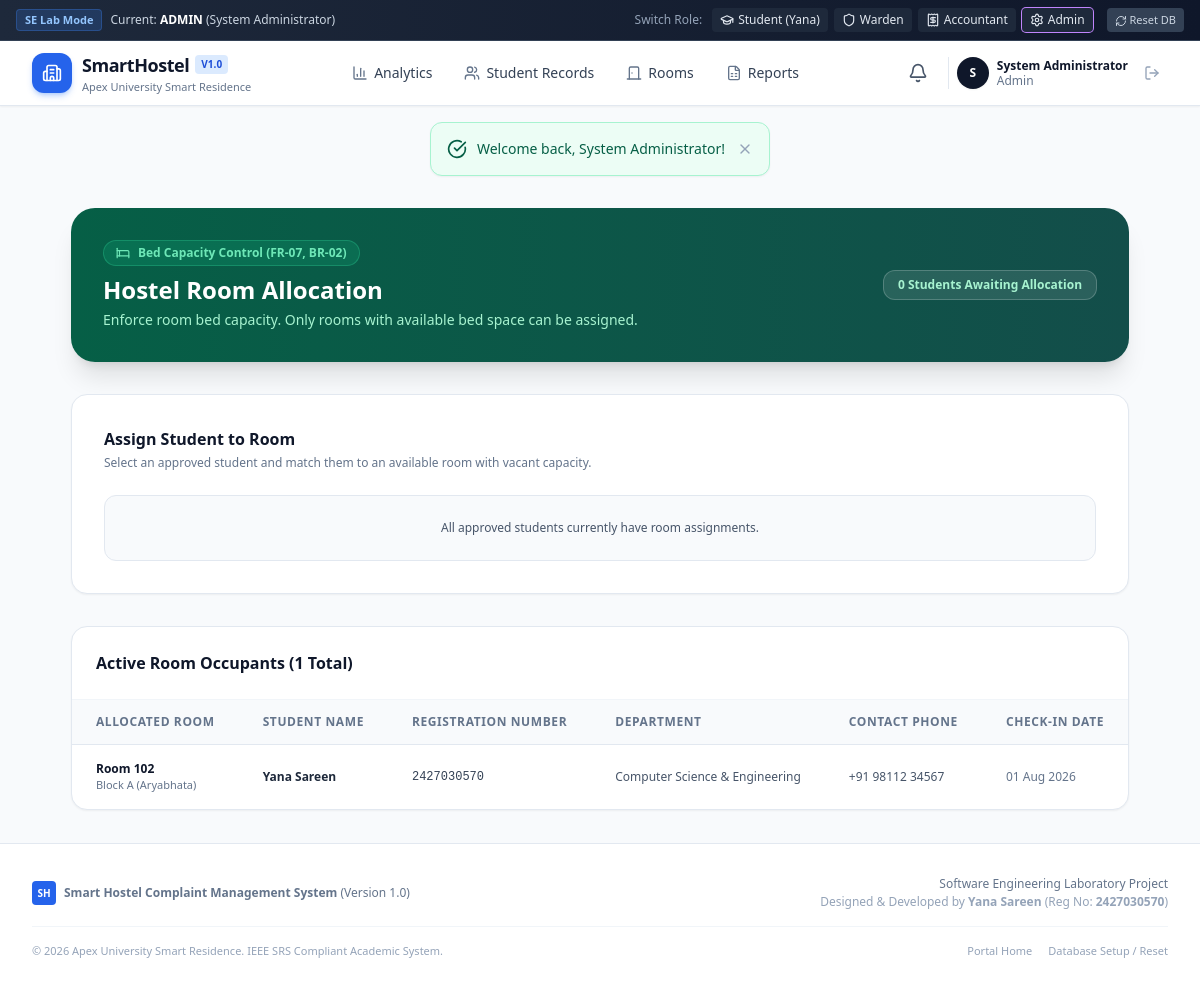
The page /warden_allocation.php (signed in) on the database its author committed.
### tables this page shows
CREATE TABLE `students` (
  `id` INT AUTO_INCREMENT PRIMARY KEY,
  `user_id` INT NOT NULL,
  `reg_no` VARCHAR(50) NOT NULL UNIQUE,
  `room_id` INT DEFAULT NULL,
  `department` VARCHAR(100) NOT NULL,
  `year` VARCHAR(20) NOT NULL DEFAULT '2nd Year',
  `gender` ENUM('Male', 'Female', 'Other') NOT NULL DEFAULT 'Female',
  `emergency_contact` VARCHAR(150) DEFAULT NULL,
  `check_in_date` DATE DEFAULT NULL,
  `check_out_date` DATE DEFAULT NULL,
  `status` VARCHAR(50) NOT NULL DEFAULT 'Active Resident',
  FOREIGN KEY (`user_id`) REFERENCES `users`(`id`) ON DELETE CASCADE,
  FOREIGN KEY (`room_id`) REFERENCES `rooms`(`id`) ON DELETE SET NULL
);

CREATE TABLE `rooms` (
  `id` INT AUTO_INCREMENT PRIMARY KEY,
  `room_number` VARCHAR(20) NOT NULL UNIQUE,
  `block` VARCHAR(50) NOT NULL,
  `floor` INT NOT NULL DEFAULT 1,
  `room_type` VARCHAR(50) NOT NULL DEFAULT 'Double (Non-AC)',
  `capacity` INT NOT NULL DEFAULT 2,
  `occupied_beds` INT NOT NULL DEFAULT 0,
  `fee_per_semester` DECIMAL(10,2) NOT NULL DEFAULT 35000.00,
  `status` ENUM('Available', 'Full', 'Under Maintenance') NOT NULL DEFAULT 'Available',
  `amenities` TEXT DEFAULT NULL,
  `created_at` DATETIME DEFAULT CURRENT_TIMESTAMP
);

CREATE TABLE `users` (
  `id` INT AUTO_INCREMENT PRIMARY KEY,
  `name` VARCHAR(100) NOT NULL,
  `email` VARCHAR(100) NOT NULL UNIQUE,
  `password` VARCHAR(255) NOT NULL,
  `role` ENUM('student', 'warden', 'accountant', 'admin') NOT NULL DEFAULT 'student',
  `phone` VARCHAR(20) DEFAULT NULL,
  `reg_no` VARCHAR(50) DEFAULT NULL,
  `avatar` VARCHAR(255) DEFAULT 'assets/img/default-avatar.png',
  `created_at` DATETIME DEFAULT CURRENT_TIMESTAMP
);

### warden_allocation.php (the view, shortened to what this page needs)
<?php
$db = get_db();
$unallocated_students = $db->query("SELECT s.id, s.reg_no, s.department, u.name as student_name, a.preferred_room_type, a.preferred_block
                                     FROM students s
                                     JOIN users u ON s.user_id = u.id
                                     LEFT JOIN applications a ON s.id = a.student_id AND a.status = 'Approved'
                                     WHERE s.room_id IS NULL")->fetchAll();
$available_rooms = $db->query("SELECT * FROM rooms WHERE status != 'Under Maintenance' AND (capacity - occupied_beds) > 0 ORDER BY block, room_number")->fetchAll();
$allocated_residents = $db->query("SELECT s.*, u.name, u.phone, r.room_number, r.block, r.room_type
                                  FROM students s
                                  JOIN users u ON s.user_id = u.id
                                  JOIN rooms r ON s.room_id = r.id
                                  ORDER BY r.block, r.room_number")->fetchAll();
require_once __DIR__ . '/includes/header.php';
require_once __DIR__ . '/includes/navbar.php';
?>
<div class="max-w-7xl mx-auto px-4 sm:px-6 lg:px-8 py-8 space-y-8">
    <div class="bg-gradient-to-r from-emerald-800 to-teal-900 rounded-3xl p-6 sm:p-8 text-white shadow-xl flex flex-col sm:flex-row sm:items-center justify-between gap-4">
        <div>
            <div class="inline-flex items-center gap-2 px-3 py-1 rounded-full text-xs font-semibold bg-emerald-500/20 text-emerald-300 border border-emerald-400/30 mb-2">
                <i data-lucide="bed" class="w-3.5 h-3.5"></i> Bed Capacity Control (FR-07, BR-02)
            </div>
            <h1 class="text-2xl font-black">Hostel Room Allocation</h1>
            <p class="text-xs sm:text-sm text-emerald-200 mt-1">Enforce room bed capacity. Only rooms with available bed space can be assigned.</p>
        </div>
        <span class="px-3.5 py-1.5 rounded-xl font-bold text-xs bg-white/10 text-emerald-200 border border-white/20">
            <?= count($unallocated_students) ?> Students Awaiting Allocation
        </span>
    </div>
    <div class="bg-white rounded-2xl border border-slate-200 shadow-sm p-6 sm:p-8">
        <h3 class="text-base font-bold text-slate-900 mb-1">Assign Student to Room</h3>
        <p class="text-xs text-slate-500 mb-6">Select an approved student and match them to an available room with vacant capacity.</p>
        <?php if (!empty($unallocated_students) && !empty($available_rooms)): ?>
            <form method="POST" action="warden_allocation.php" class="grid grid-cols-1 sm:grid-cols-3 gap-4 items-end">
                <input type="hidden" name="action" value="allocate_room">
                <div>
                    <label class="block text-xs font-semibold text-slate-700 mb-1.5">Select Approved Student *</label>
                    <select name="student_id" required class="w-full px-3.5 py-2.5 rounded-xl border border-slate-300 text-xs focus:ring-2 focus:ring-emerald-500 bg-white">
                        <?php foreach ($unallocated_students as $us): ?>
                            <option value="<?= $us['id'] ?>">
                                <?= htmlspecialchars($us['student_name']) ?> (<?= htmlspecialchars($us['reg_no']) ?>) - <?= htmlspecialchars($us['department']) ?>
                            </option>
                        <?php endforeach; ?>
                    </select>
                </div>
                <div>
                    <label class="block text-xs font-semibold text-slate-700 mb-1.5">Select Available Room * (BR-02)</label>
                    <select name="room_id" required class="w-full px-3.5 py-2.5 rounded-xl border border-slate-300 text-xs focus:ring-2 focus:ring-emerald-500 bg-white">
                        <?php foreach ($available_rooms as $ar): ?>
                            <?php $vac = $ar['capacity'] - $ar['occupied_beds']; ?>
                            <option value="<?= $ar['id'] ?>">
                                Room <?= htmlspecialchars($ar['room_number']) ?> (<?= htmlspecialchars($ar['block']) ?>) • <?= htmlspecialchars($ar['room_type']) ?> • <?= $vac ?> Bed(s) Free
                            </option>
                        <?php endforeach; ?>
                    </select>
                </div>
                <div>
                    <button type="submit" class="w-full py-2.5 px-4 bg-emerald-600 hover:bg-emerald-700 text-white rounded-xl text-xs font-semibold shadow-sm transition flex items-center justify-center gap-2">
                        <i data-lucide="check" class="w-4 h-4"></i> Complete Room Allocation
                    </button>
                </div>
            </form>
        <?php else: ?>
            <div class="p-6 rounded-xl bg-slate-50 border border-slate-200 text-xs text-slate-600 text-center">
                <?= empty($unallocated_students) ? 'All approved students currently have room assignments.' : 'No rooms currently have vacant beds. Add rooms in Admin section.' ?>
            </div>
        <?php endif; ?>
    </div>
    <div class="bg-white rounded-2xl border border-slate-200 shadow-sm overflow-hidden">
        <div class="p-6 border-b border-slate-100 flex items-center justify-between">
            <h3 class="font-bold text-slate-900 text-base">Active Room Occupants (<?= count($allocated_residents) ?> Total)</h3>
        </div>
        <div class="overflow-x-auto">
            <table class="w-full text-left text-xs text-slate-600">
                <thead class="bg-slate-50 text-slate-500 uppercase tracking-wider font-semibold border-b border-slate-200">
                    <tr>
                        <th class="px-6 py-3.5">Allocated Room</th>
                        <th class="px-6 py-3.5">Student Name</th>
                        <th class="px-6 py-3.5">Registration Number</th>
                        <th class="px-6 py-3.5">Department</th>
                        <th class="px-6 py-3.5">Contact Phone</th>
                        <th class="px-6 py-3.5">Check-In Date</th>
                    </tr>
                </thead>
                <tbody class="divide-y divide-slate-100">
                    <?php foreach ($allocated_residents as $ar): ?>
                        <tr class="hover:bg-slate-50/80 transition">
                            <td class="px-6 py-4 font-bold text-slate-900">
                                Room <?= htmlspecialchars($ar['room_number']) ?>
                                <span class="block text-[11px] text-slate-500 font-normal"><?= htmlspecialchars($ar['block']) ?></span>
                            </td>
                            <td class="px-6 py-4 font-semibold text-slate-800">
                                <?= htmlspecialchars($ar['name']) ?>
                            </td>
                            <td class="px-6 py-4 font-mono text-slate-700">
                                <?= htmlspecialchars($ar['reg_no']) ?>
                            </td>
                            <td class="px-6 py-4">
                                <?= htmlspecialchars($ar['department']) ?>
                            </td>
                            <td class="px-6 py-4">
                                <?= htmlspecialchars($ar['phone']) ?>
                            </td>
                            <td class="px-6 py-4 text-slate-500">
                                <?= $ar['check_in_date'] ? date('d M Y', strtotime($ar['check_in_date'])) : '<span class="text-amber-600">Pending</span>' ?>
                            </td>
                        </tr>
                    <?php endforeach; ?>
                </tbody>
            </table>
        </div>
    </div>
</div>
<?php require_once __DIR__ . '/includes/footer.php'; ?>

### assets/css/styles.css (style rules this page uses)
:root { --primary: #2563eb; --primary-hover: #1d4ed8; --primary-light: #eff6ff; --secondary: #475569; --success: #16a34a; --warning: #f59e0b; --danger: #dc2626; --dark: #0f172a; --card-bg: #ffffff; --border-color: #e2e8f0; }
body { font-family: -apple-system, BlinkMacSystemFont, "Segoe UI", Roboto, "Helvetica Neue", Arial, sans-serif; background-color: #f8fafc; color: #1e293b; min-height: 100vh; display: flex; flex-direction: column; }

### rows shown on the page
students: room.room_number "102", room.block "Block A (Aryabhata)", user.name "Yana Sareen", reg_no "2427030570", department "Computer Science & Engineering", user.phone "+91 98112 34567", check_in_date "01 Aug 2026"

### other values the page prints
$current_role "ADMIN"
$user['name'] "System Administrator"
substr($user['name'] ?? 'U', 0, 1) "S"
$role "Admin"
$flash['message'] "Welcome back, System Administrator!"
count($unallocated_students) "0"
count($allocated_residents) "1"
APP_NAME "Smart Hostel Complaint Management System"
APP_VERSION "1.0"
HOSTEL_NAME "Apex University Smart Residence"
